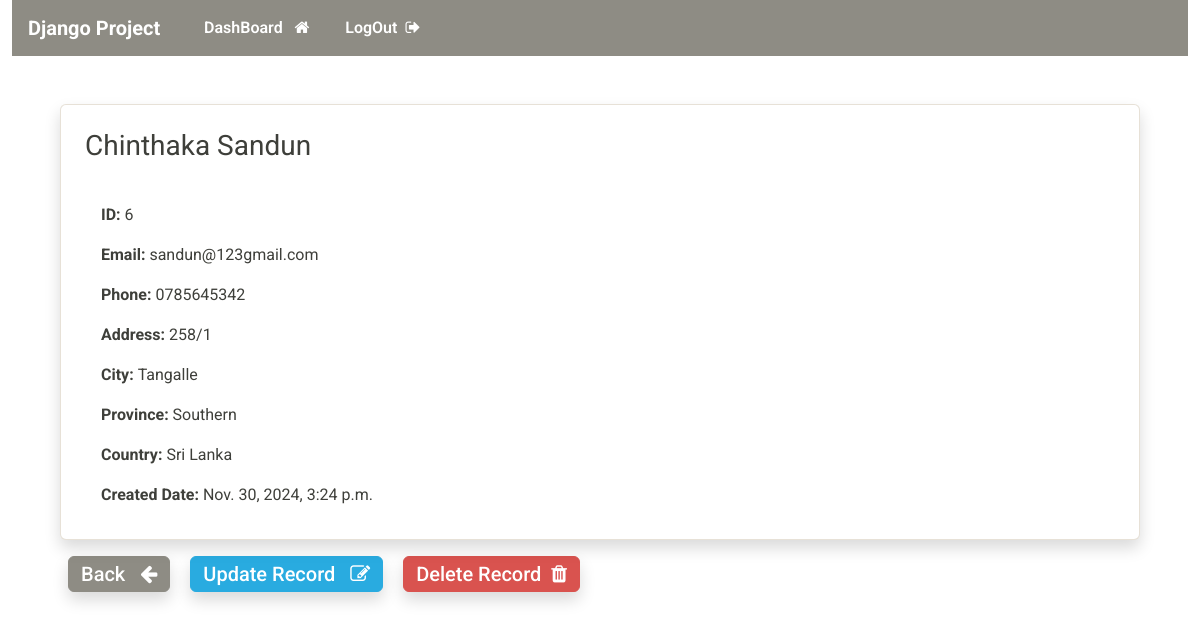
The page /viewrecord/6 (signed in) on the database its author committed.
### webapp/models.py (models this page shows, shortened)
class Record(models.Model):
    creation_date=models.DateTimeField(auto_now_add=True)
    first_name=models.CharField(max_length=255)
    last_name=models.CharField(max_length=255)
    email=models.EmailField(max_length=255)
    phone=models.CharField(max_length=20)
    address=models.CharField(max_length=255)
    city=models.CharField(max_length=255)
    province=models.CharField(max_length=200)
    country=models.CharField(max_length=200)

### webapp/views.py (the view)
# urls.py: path('viewrecord/<int:pk>',views.viewRecord,name="viewRecord"),
@login_required(login_url='mylogin')
def viewRecord(request,pk):
    record=Record.objects.get(id=pk)
    context={
       'record':record,
    }
    return render(request,'webapp/view-record.html',context=context)

### webapp/templates/webapp/view-record.html
{% extends 'webapp/base.html' %} {% block content %}
<body>
  <div class="card mt-4 shadow mx-5">
    <h3 class="m-4 text-capitalize">
      {{record.first_name}} {{record.last_name}}
    </h3>
    <div class="card-body">
      <p class="mx-4"><strong>ID: </strong>{{record.id}}</p>
      <p class="mx-4"><strong>Email: </strong>{{record.email}}</p>
      <p class="mx-4"><strong>Phone: </strong>{{record.phone}}</p>
      <p class="mx-4 text-capitalize">
        <strong>Address: </strong>{{record.address}}
      </p>
      <p class="mx-4 text-capitalize"><strong>City: </strong>{{record.city}}</p>
      <p class="mx-4 text-capitalize">
        <strong>Province: </strong>{{record.province}}
      </p>
      <p class="mx-4 text-capitalize">
        <strong>Country: </strong>{{record.country}}
      </p>
      <p class="mx-4">
        <strong>Created Date: </strong>{{record.creation_date}}
      </p>
    </div>
  </div>
  <div class="mx-5">
    <a
      class="btn btn-secondary shadow mx-2 mt-3 mb-4 text-capitalize fs-5"
      href="{% url 'dashboard' %}"
      >Back &nbsp; <i class="fa fa-arrow-left" aria-hidden="true"></i
    ></a>
    <a
      class="btn btn-info mx-2 mt-3 mb-4 text-capitalize fs-5 shadow"
      href="{% url 'updateRecord' record.id %}"
      >Update Record &nbsp;
      <i class="fa fa-pencil-square-o" aria-hidden="true"></i
    ></a>
    <a
      class="btn btn-danger mx-2 mt-3 mb-4 text-capitalize fs-5 shadow"
      href="{% url 'deleteRecord' record.id %}"
      >Delete Record&nbsp; <i class="fa fa-trash" aria-hidden="true"></i
    ></a>
  </div>
</body>
{% endblock %}

### rows shown on the page
Record: first_name "Chinthaka", last_name "Sandun", id "6", email "sandun@123gmail.com", phone "0785645342", address "258/1", city "Tangalle", province "Southern", country "Sri Lanka", creation_date "Nov. 30, 2024, 3:24 p.m."
